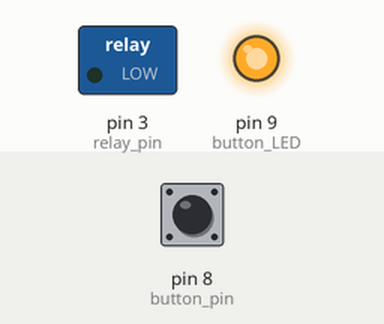
Recording of a sketch running on a simulated Arduino Uno, built with avr-gcc and run on an emulated ATmega328P. Shown: switched loads named in the sketch (green lamp = pin HIGH), output pins drawn as LEDs (lit = HIGH). Dashed ring = blinking. The test bench sets the inputs (shaded band); at power-on: pin 8 (button_pin) HIGH.

Above: at 2.2 s.
2.3 s: pin 8 (button_pin) pulled LOW for 3.2 s
At 3.1 s:
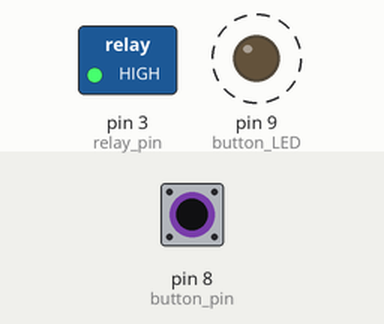
7.0 s: pin 8 (button_pin) pulled LOW for 0.15 s
At 7.9 s:
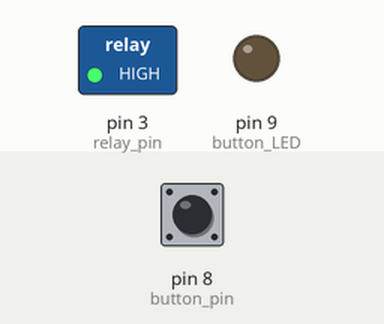
8.6 s: pin 8 (button_pin) pulled LOW for 1 s
At 9.1 s:
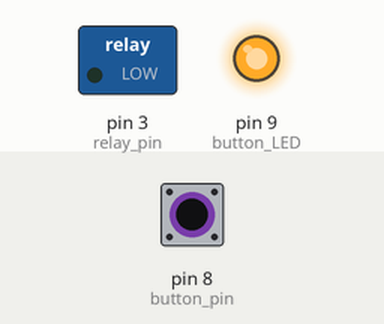
Timing chart, 0 to 11.6 s (numbered marks = the images above; inputs shaded):
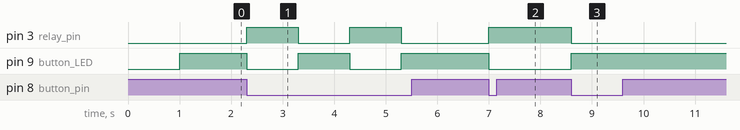

The sketch:

OverHSmartSwitch.ino
```cpp
#include <SPI.h>
#include "RF24.h"
RF24 myRadio(4, 5);
byte addresses[][6] = {"0XXX0", "1PIR1", "2SHE2", "3SWI3", "4SWI4", "5SWI5"};
int thisSwitchToggleOnOffValue = 2000;
int thisSwitchExplicitON = 2111;
int thisSwitchExplicitOFF = 2222;
int dataReceived = 0;
int relay_pin = 3;
int button_pin = 8;
int button_LED = 9;
boolean light_state = false;

void setup()
{
  //Serial.begin(9600);
  pinMode(relay_pin, OUTPUT);
  pinMode(button_pin, INPUT_PULLUP);
  pinMode(button_LED, OUTPUT);
  digitalWrite(relay_pin, LOW);
  delay(1000);
  //Serial.print(myRadio.begin());
  myRadio.setChannel(111);
  myRadio.setAutoAck(1);
  myRadio.setDataRate(RF24_250KBPS);
  myRadio.setPALevel(RF24_PA_MAX);
  myRadio.openReadingPipe(1, addresses[4]);
  myRadio.startListening();
}

void loop()
{
  debug();
  radio_read();
  interpret_radio_message();
  button_switch();
  master_switch();
  digitalWrite(button_LED, !light_state);
}

void master_switch()
{
  if (dataReceived == thisSwitchExplicitON)
  {
    light_state = true;
    dataReceived = 0;
    digitalWrite(relay_pin, light_state);
  }
  else if (dataReceived == thisSwitchExplicitOFF)
  {
    light_state = false;
    dataReceived = 0;
    digitalWrite(relay_pin, light_state);
  }
}

void radio_read()
{
  if (myRadio.available())
  {
    myRadio.read(&dataReceived, sizeof(dataReceived));
    Serial.print("Data received = ");
    Serial.println(dataReceived);
  }
}

void interpret_radio_message()
{
  if (dataReceived == thisSwitchToggleOnOffValue)
  {
    light_state = !light_state;
    digitalWrite(button_LED, !light_state);
    digitalWrite(relay_pin, light_state);
    dataReceived = 0;
    delay(1000);
  }
}

void button_switch()
{
  if (digitalRead(button_pin) == LOW)
  {
    light_state = !light_state;
    digitalWrite(button_LED, !light_state);
    digitalWrite(relay_pin, light_state);
    delay(1000);
  }
}

void debug()
{
  Serial.print("is radio available:   ");
  Serial.println(myRadio.available());
}
```

Measured:
- after the input at 2.3 s, pin 3 (relay_pin), pin 9 (button_LED): alternates HIGH for 1.0 s and LOW for 1.0 s, starting at once
- after the input at 7.0 s, pin 3 (relay_pin): LOW → HIGH at once; pin 9 (button_LED): HIGH → LOW at once
- after the input at 8.6 s, pin 3 (relay_pin): HIGH → LOW at once; pin 9 (button_LED): LOW → HIGH at once
